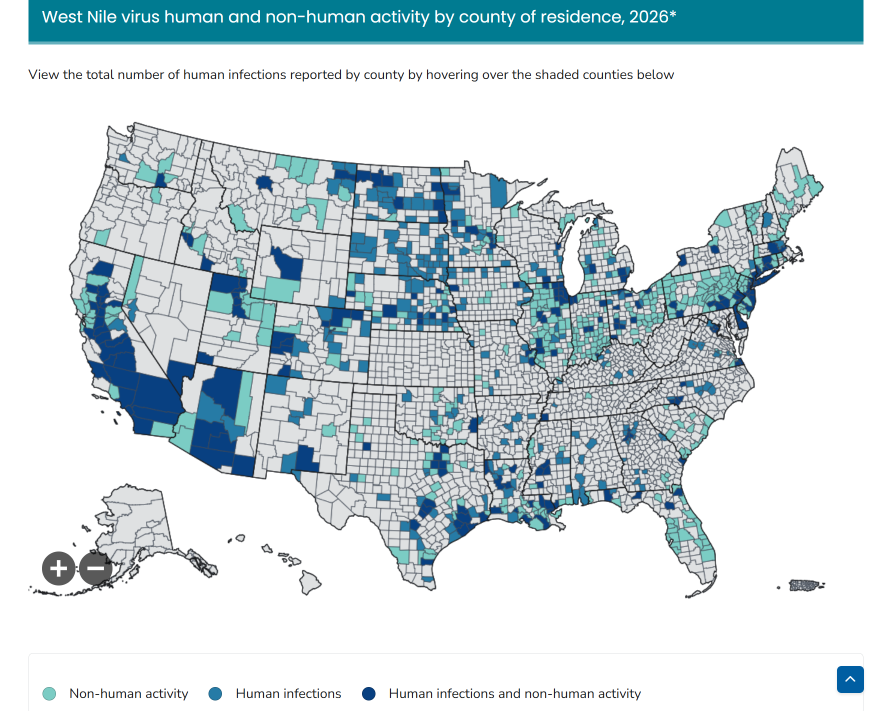
#> input picture scripts/assets/cdc_west_nile_2026_counties.png, 1784 x 1422 px (shown at 1/2 size)
$ python build_us_test_dots.py
#> lines starting #> are read from the running program, lines starting #| are printed output that depends on the picture; after the words box and inside, x2 and y2 are one past the last pixel; in counts of white or black regions, pixels touching at a corner belong together
"""Simulated West Nile detections for the "USA test" map.

    python scripts/build_us_test_dots.py [--preview out.png]        (needs numpy, scipy, pillow)

Where the dots go
  1. The CDC's county map of West Nile virus activity (scripts/assets/cdc_west_nile_2026_counties.png) is the
     main guide. Its colours are classified per pixel (no activity / non-human activity / human infections /
     both), and the image is placed on the real map by fitting an Albers projection to the lower-48 outline
     (standard parallels 29.5 and 45.5, central meridian -96; overlap with the image's map pixels 0.97).
  2. Inside that footprint, local conditions decide how likely a spot is, from the same geography grid the other
     simulated dots use (scripts/assets/us_density_cells.csv):
        heat        warm-month temperature: West Nile transmission needs warmth
        water       distance to rivers and lakes: Culex breed in standing water
        population  nearness to cities: most human infections are in or near people
  3. Dots are clumped around hotspots (a few big, many small), like real outbreaks, plus a thin scatter.
All rows are SIMULATED. The output is frontend/public/geo/us-test-dots.json. Same seed, same dots.
"""
import argparse
import csv
import json
import math
from pathlib import Path

import numpy as np
from PIL import Image, ImageDraw
from scipy import ndimage
from scipy.spatial import cKDTree

ROOT = Path(__file__).resolve().parent.parent
ASSETS = ROOT / "scripts" / "assets"
IMAGE = ASSETS / "cdc_west_nile_2026_counties.png"
CELLS = ASSETS / "us_density_cells.csv"
OUT = ROOT / "frontend" / "public" / "geo" / "us-test-dots.json"

N_DOTS = 800  # the USA test map is capped at 800 dots
N_HOTSPOTS = 140
SCATTER_SHARE = 0.12
SEED = 20261011
MAX_AGE_DAYS = 7

# ---- placing the image on the map -------------------------------------------------------------------------
# Albers equal-area conic, as drawn by the CDC's map. SCALE/TX/TY were fitted by overlaying the lower-48 outline
# on the image's map pixels (IoU 0.9725).
P1, P2, LON0, LAT0 = (math.radians(v) for v in (29.5, 45.5, -96.0, 37.5))
_N = (math.sin(P1) + math.sin(P2)) / 2
_C = math.cos(P1) ** 2 + 2 * _N * math.sin(P1)
_RHO0 = math.sqrt(_C - 2 * _N * math.sin(LAT0)) / _N
SCALE, TX, TY = 2093.623, 908.79, 756.16


def to_pixel(lng, lat):
    lng = np.radians(np.asarray(lng, float))
    lat = np.radians(np.asarray(lat, float))
    rho = np.sqrt(_C - 2 * _N * np.sin(lat)) / _N
    th = _N * (lng - LON0)
    return (rho * np.sin(th)) * SCALE + TX, -(_RHO0 - rho * np.cos(th)) * SCALE + TY


# ---- reading the CDC map ----------------------------------------------------------------------------------
PALETTE = {0: (222, 226, 226), 1: (123, 204, 196), 2: (38, 123, 166), 3: (8, 64, 129)}
# 0 no reported activity, 1 non-human activity only, 2 human infections, 3 human infections and non-human activity
CATEGORY_WEIGHT = {0: 0.012, 1: 0.25, 2: 0.8, 3: 1.0}
HUMAN_SHARE = {0: 0.30, 1: 0.02, 2: 0.90, 3: 0.55}
TEMPER = 0.65

img = np.array(Image.open(IMAGE).convert("RGB")).astype(int)
H, W = img.shape[:2]
#> H = 1422; W = 1784
yy, xx = np.mgrid[0:H, 0:W]
background = img.min(axis=2) >= 240
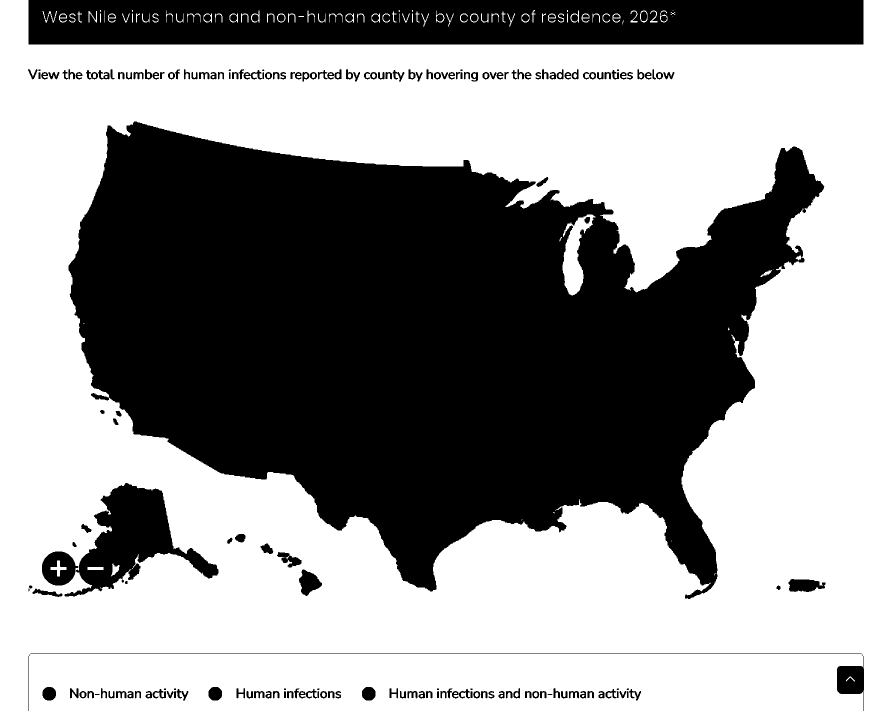
#> background: shape (1422, 1784) bool (shown at 1/2 size); 58.3% white; 189 black regions (16 under 20 px), largest, box (x1, y1, x2, y2) and area: (137, 243, 1649, 1198) 856514, (57, 0, 1727, 89) 142310, (129, 966, 437, 1193) 26846
d2 = np.stack([((img - np.array(c)) ** 2).sum(axis=2) for c in PALETTE.values()], axis=2)
cat = np.where(d2.min(axis=2) < 28**2, d2.argmin(axis=2), -1)
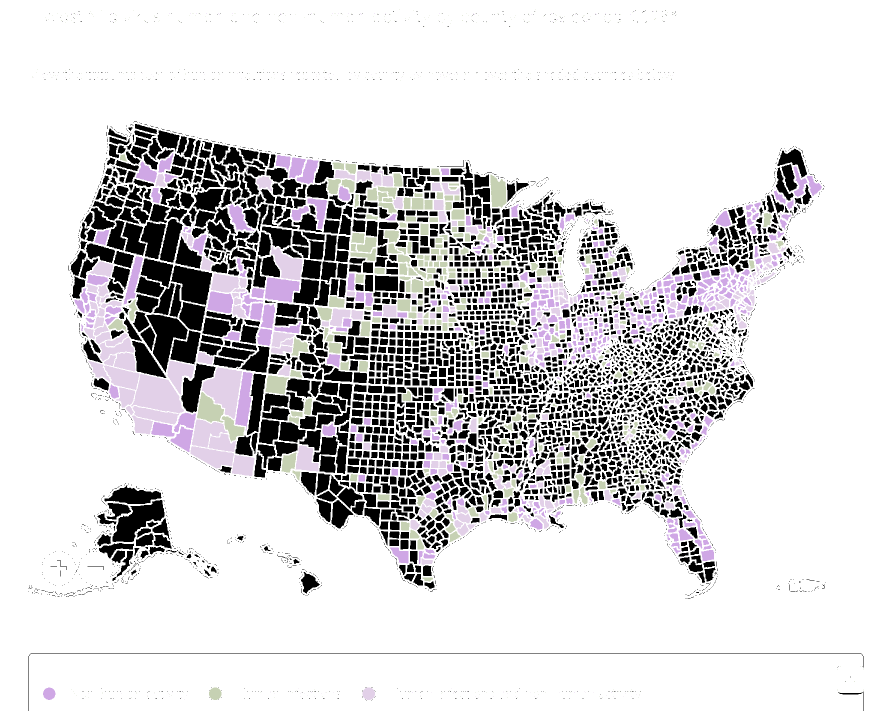
#> cat: shape (1422, 1784) int64 (shown at 1/2 size); 5 distinct labels, from -1 to 3; one colour per label, 0 black, -1 white
cat[background] = -2
# title, legend and the Alaska / Hawaii / Puerto Rico insets are not part of the lower 48
cat[(yy <= 235) | (yy >= 1250)] = -2
cat[(xx < 470) & (yy > 940)] = -2
cat[(xx >= 470) & (xx < 700) & (yy > 1030)] = -2
cat[(xx > 1540) & (yy > 1130)] = -2
# county borders and anti-aliased edges take the category of the nearest classified pixel
known = cat >= 0
#> known: shape (1422, 1784) bool; 21% white; 4392 white regions (1523 under 20 px), largest, box (x1, y1, x2, y2) and area: (262, 748, 368, 827) 5237, (404, 734, 484, 838) 4776, (293, 629, 376, 745) 4426
nearest = ndimage.distance_transform_edt(~known, return_distances=False, return_indices=True)
filled = np.where(cat == -2, -2, cat[nearest[0], nearest[1]])

# ---- local conditions: heat, water, population ------------------------------------------------------------
cells = list(csv.DictReader(open(CELLS)))
#> (reads scripts/assets/us_density_cells.csv from the repository)
STEP = 0.5
lat0c, lng0c = 25.0, -125.0
rows_n, cols_n = int((50 - lat0c) / STEP) + 1, int((-66 - lng0c) / STEP) + 1
grid = {k: np.full((rows_n, cols_n), np.nan) for k in ("temp_warm_c", "water_km", "urban", "in_lake")}
for c in cells:
    r = int(round((float(c["lat"]) - 0.25 - lat0c) / STEP))
    q = int(round((float(c["lng"]) - 0.25 - lng0c) / STEP))
    if 0 <= r < rows_n and 0 <= q < cols_n:
        for k in grid:
            grid[k][r, q] = float(c[k])
# cells missing from the table (coast, border) borrow their nearest neighbour
for k, g in grid.items():
    miss = np.isnan(g)
    idx = ndimage.distance_transform_edt(miss, return_distances=False, return_indices=True)
    grid[k] = g[idx[0], idx[1]]


def conditions(lat, lng):
    r = np.clip(np.floor((lat - lat0c) / STEP).astype(int), 0, rows_n - 1)
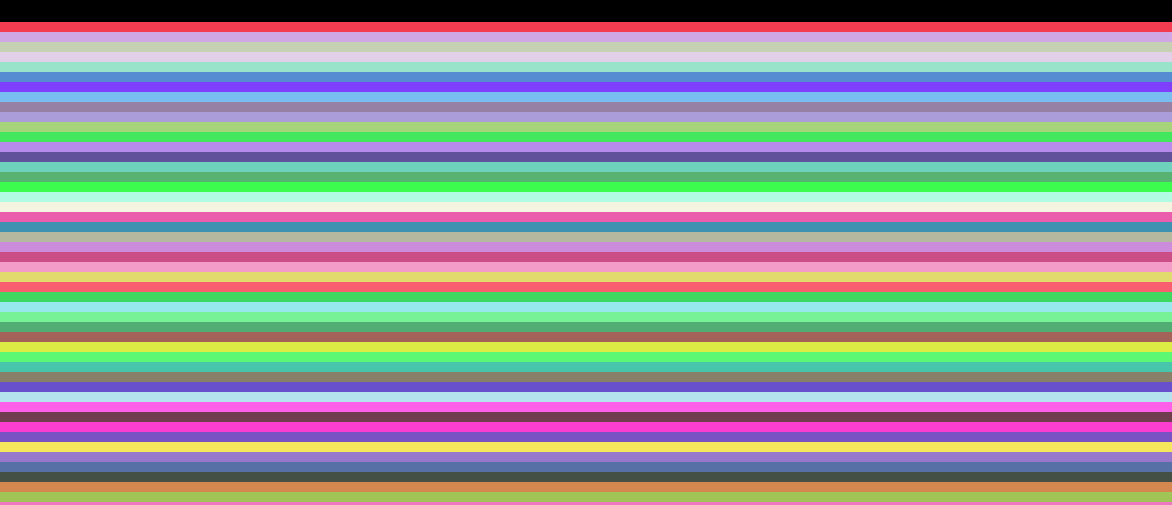
#> r: shape (505, 1172) int64; 50 distinct labels, from 0 to 49; one colour per label, 0 black
    q = np.clip(np.floor((lng - lng0c) / STEP).astype(int), 0, cols_n - 1)
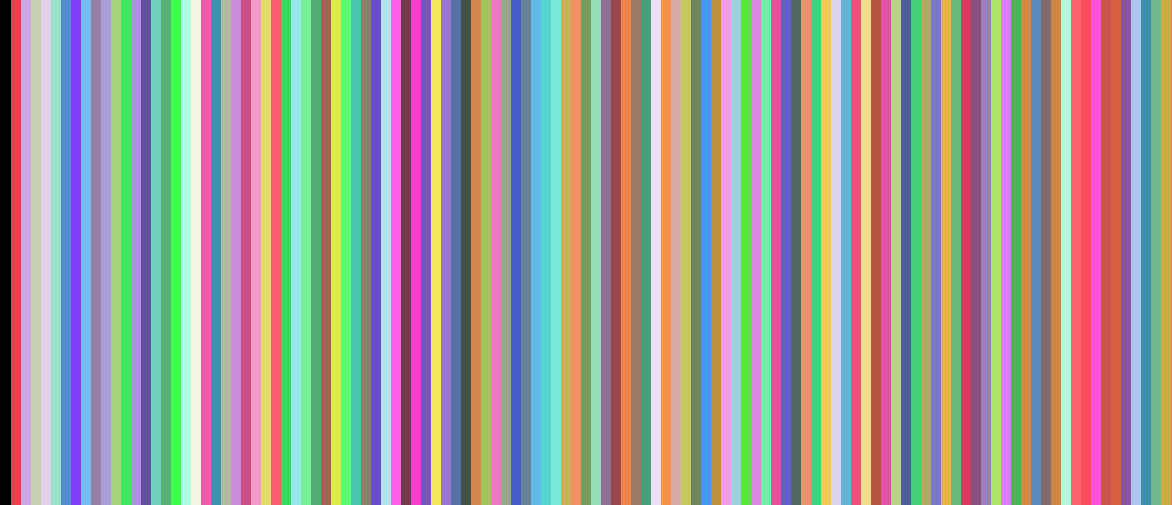
#> q: shape (505, 1172) int64; 118 distinct labels, from 0 to 117; one colour per label, 0 black
    heat = np.clip((grid["temp_warm_c"][r, q] - 15.0) / 9.0, 0.15, 1.0)
    water = 0.30 + 0.70 * np.exp(-grid["water_km"][r, q] / 60.0)
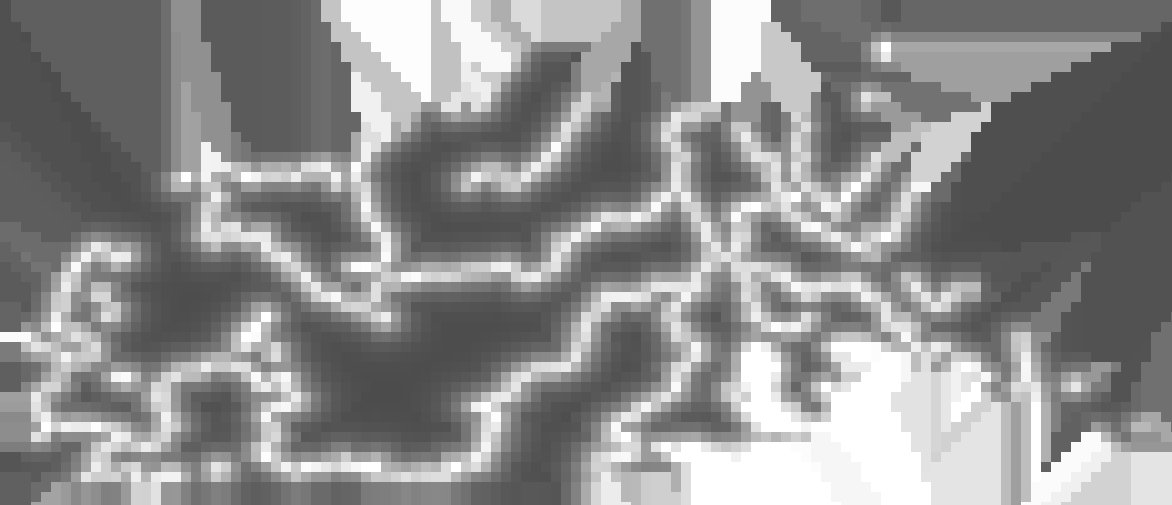
#> water: shape (505, 1172) float64; min 0.301, max 1, mean 0.553
    pop = 0.35 + 0.65 * np.minimum(1.0, np.sqrt(np.maximum(grid["urban"][r, q], 0) / 0.08))
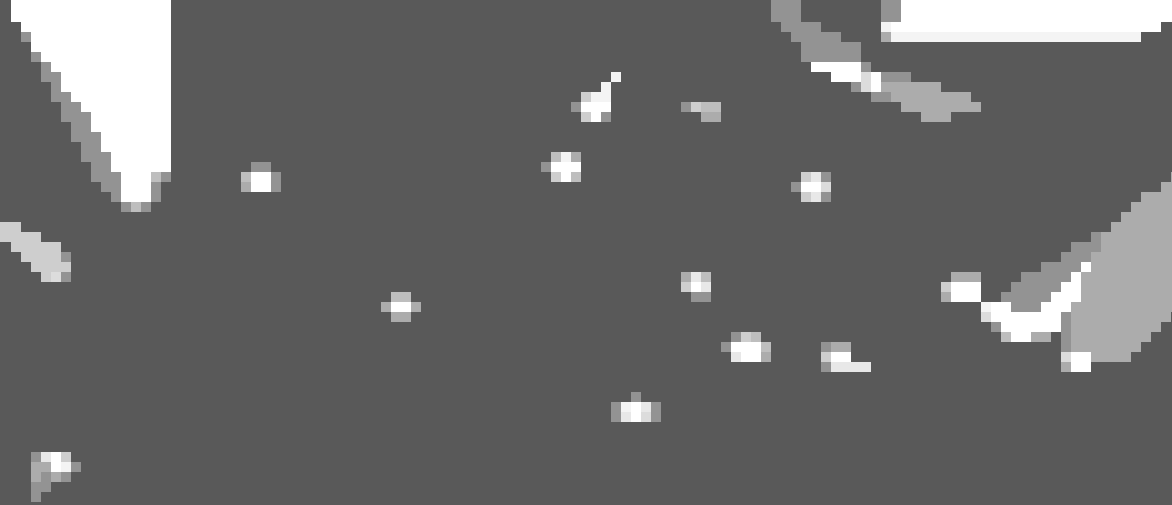
#> pop: shape (505, 1172) float64; min 0.35, max 1, mean 0.413
    lake = grid["in_lake"][r, q] > 0.5
#> lake: shape (505, 1172) bool; 3.8% white; 14 white regions, largest, box (x1, y1, x2, y2) and area: (811, 342, 931, 505) 9550, (661, 442, 841, 505) 7650, (741, 342, 801, 432) 2700
    return heat * water * pop * np.where(lake, 0.0, 1.0)


def category_at(lat, lng):
    px, py = to_pixel(lng, lat)
    ix, iy = np.rint(px).astype(int), np.rint(py).astype(int)
    ok = (ix >= 0) & (ix < W) & (iy >= 0) & (iy < H)
    out = np.full(np.shape(lat), -2)
    out[ok] = filled[iy[ok], ix[ok]]
    return out


def weight_at(lat, lng):
    c = category_at(lat, lng)
    base = np.array([0.0] + [CATEGORY_WEIGHT[i] for i in range(4)])[np.clip(c + 1, 0, 4)]
    base = np.where(c == -2, 0.0, np.where(c == -1, 0.0, base))
    # raised to a power below 1 so the biggest areas don't swallow everything: activity spreads across more counties
    return (base * conditions(np.asarray(lat), np.asarray(lng))) ** TEMPER
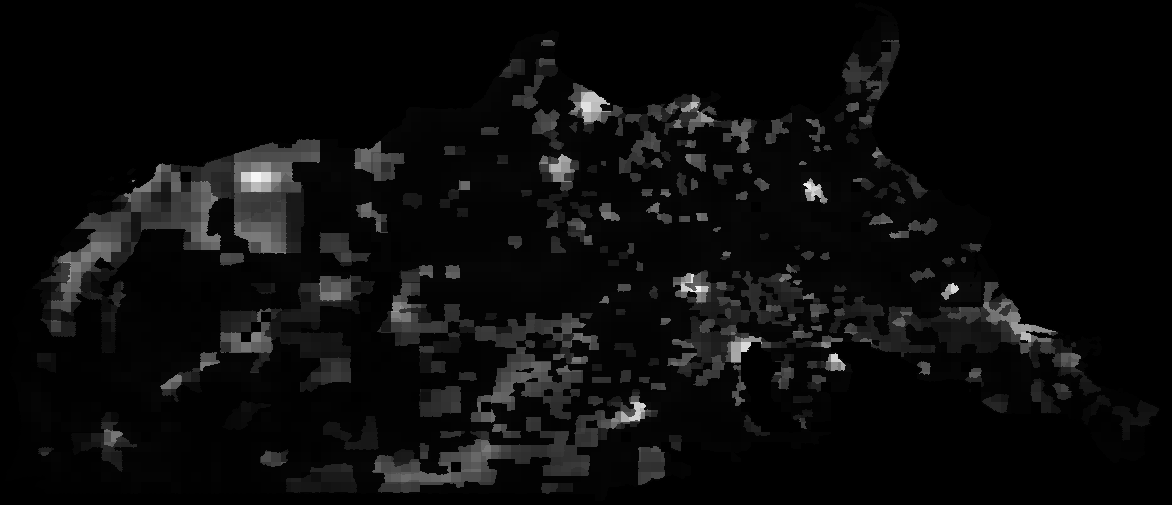
#> returned value: shape (505, 1172) float64; min 0, max 0.967, mean 0.0456


# ---- the grid of candidate spots --------------------------------------------------------------------------
rng = np.random.default_rng(SEED)
CELL = 0.05
lats = np.arange(24.4, 49.6, CELL)
lngs = np.arange(-125.0, -66.4, CELL)
LNG, LAT = np.meshgrid(lngs, lats)
WEIGHT = weight_at(LAT, LNG)
flat_w = WEIGHT.ravel()
prob = flat_w / flat_w.sum()
print(f"candidate spots with weight: {int((flat_w > 0).sum()):,} of {flat_w.size:,}")
#| candidate spots with weight: 329,932 of 591,860

# ---- hotspots, then dots clumped around them --------------------------------------------------------------
hs_cell = rng.choice(flat_w.size, size=N_HOTSPOTS, p=prob)
#> hs_cell = 140 values, max 563868 at index 129, min 69687 at index 49, mean 338074
hs_lat = LAT.ravel()[hs_cell] + rng.uniform(-CELL / 2, CELL / 2, N_HOTSPOTS)
#> hs_lat = 140 values, max 48.45 at index 129, min 27.36 at index 49, mean 38.8
hs_lng = LNG.ravel()[hs_cell] + rng.uniform(-CELL / 2, CELL / 2, N_HOTSPOTS)
#> hs_lng = 140 values, max -71.6 at index 46, min -123.6 at index 121, mean -99.77
hs_size = np.clip(rng.pareto(1.25, N_HOTSPOTS) + 1, 1, 80)  # a few big outbreaks, many small ones
hs_sigma = 0.05 + 0.05 * np.log1p(hs_size)  # degrees: bigger hotspots spread wider
hs_w = flat_w[hs_cell]
#> hs_w = 140 values, max 0.88 at index 78, min 0.00824 at index 98, mean 0.277

n_clump = int(N_DOTS * (1 - SCATTER_SHARE))
owner = rng.choice(N_HOTSPOTS, size=n_clump, p=hs_size / hs_size.sum())
d_lat = np.empty(n_clump)
d_lng = np.empty(n_clump)
todo = np.arange(n_clump)
for _ in range(14):
    s = hs_sigma[owner[todo]]
    la = hs_lat[owner[todo]] + rng.normal(0, 1, todo.size) * s
    ln = hs_lng[owner[todo]] + rng.normal(0, 1, todo.size) * s / np.cos(np.radians(la))
    w_c = weight_at(la, ln)
    accept = rng.random(todo.size) < np.minimum(1.0, (w_c / (hs_w[owner[todo]] + 1e-12)) ** 0.8)
    accept &= w_c > 0
    d_lat[todo[accept]] = la[accept]
    d_lng[todo[accept]] = ln[accept]
    todo = todo[~accept]
    if not todo.size:
        break
#> this loop made 8 passes
#> (s, la, ln) on passes 5 to 6: ([0.172, 0.088, 0.163, 0.155, 0.187], [44.72, 42.44, 43.46, 35.85, 34.47], [-100.4, -114.9, -85.95, -113.2, -107.1]), ([0.172, 0.187], [44.71, 34.89], [-100.1, -106.8])
#> todo on pass 3: [154, 186, 219, 253, 389, 458, 463, 491, 581, 636, 644]
#> after the loop, d_lat = 704 values, max 48.53 at index 654, min 27.56 at index 681, mean 38.33; d_lng = 704 values, max -71.52 at index 379, min -123.9 at index 377, mean -100.4; todo = empty array
if todo.size:  # stragglers sit right at their hotspot
    d_lat[todo] = hs_lat[owner[todo]] + rng.normal(0, 0.01, todo.size)
    d_lng[todo] = hs_lng[owner[todo]] + rng.normal(0, 0.01, todo.size)

n_scatter = N_DOTS - n_clump
sc = rng.choice(flat_w.size, size=n_scatter, p=prob)
#> sc = 96 values, max 567692 at index 41, min 67691 at index 45, mean 367259.3
s_lat = LAT.ravel()[sc] + rng.uniform(-CELL / 2, CELL / 2, n_scatter)
#> s_lat = 96 values, max 48.59 at index 41, min 27.23 at index 45, mean 40.04
s_lng = LNG.ravel()[sc] + rng.uniform(-CELL / 2, CELL / 2, n_scatter)
#> s_lng = 96 values, max -69.62 at index 78, min -121.8 at index 83, mean -96.51
# scatter dots belong to the nearest hotspot (as its outskirts)
_, s_owner = cKDTree(np.column_stack([hs_lat, hs_lng * np.cos(np.radians(38))])).query(
    np.column_stack([s_lat, s_lng * np.cos(np.radians(38))]))
#> s_owner = 96 values, max 136 at index 65, min 3 at index 23, mean 65.03

lat = np.concatenate([d_lat, s_lat])
#> lat = 800 values, max 48.59 at index 745, min 27.23 at index 749, mean 38.53
lng = np.concatenate([d_lng, s_lng])
#> lng = 800 values, max -69.62 at index 782, min -123.9 at index 377, mean -99.92
owner = np.concatenate([owner, s_owner])
#> owner = 800 values, max 139 at index 29, min 0 at index 95, mean 76.61

# ---- per-dot details ---------------------------------------------------------------------------------------
CITIES = [  # (name, lat, lng): the "near X" shown on a dot's card
    ("New York", 40.71, -74.01), ("Boston", 42.36, -71.06), ("Philadelphia", 39.95, -75.17), ("Washington", 38.91, -77.04),
    ("Pittsburgh", 40.44, -80.0), ("Buffalo", 42.89, -78.88), ("Richmond", 37.54, -77.44), ("Raleigh", 35.78, -78.64),
    ("Charlotte", 35.23, -80.84), ("Atlanta", 33.75, -84.39), ("Jacksonville", 30.33, -81.66), ("Miami", 25.76, -80.19),
    ("Tampa", 27.95, -82.46), ("Orlando", 28.54, -81.38), ("Birmingham", 33.52, -86.8), ("Nashville", 36.16, -86.78),
    ("Memphis", 35.15, -90.05), ("New Orleans", 29.95, -90.07), ("Jackson", 32.3, -90.18), ("Little Rock", 34.75, -92.29),
    ("Houston", 29.76, -95.37), ("San Antonio", 29.42, -98.49), ("Dallas", 32.78, -96.8), ("Austin", 30.27, -97.74),
    ("Oklahoma City", 35.47, -97.52), ("Wichita", 37.69, -97.34), ("Kansas City", 39.1, -94.58), ("St. Louis", 38.63, -90.2),
    ("Louisville", 38.25, -85.76), ("Indianapolis", 39.77, -86.16), ("Columbus", 39.96, -83.0), ("Detroit", 42.33, -83.05),
    ("Chicago", 41.88, -87.63), ("Milwaukee", 43.04, -87.91), ("Minneapolis", 44.98, -93.27), ("Des Moines", 41.59, -93.62),
    ("Omaha", 41.26, -95.93), ("Sioux Falls", 43.54, -96.73), ("Fargo", 46.88, -96.79), ("Bismarck", 46.81, -100.78),
    ("Rapid City", 44.08, -103.23), ("Billings", 45.78, -108.5), ("Denver", 39.74, -104.99), ("Albuquerque", 35.08, -106.65),
    ("El Paso", 31.76, -106.49), ("Phoenix", 33.45, -112.07), ("Tucson", 32.22, -110.97), ("Las Vegas", 36.17, -115.14),
    ("Salt Lake City", 40.76, -111.89), ("Boise", 43.62, -116.2), ("Spokane", 47.66, -117.43), ("Seattle", 47.61, -122.33),
    ("Portland", 45.52, -122.68), ("Sacramento", 38.58, -121.49), ("San Francisco", 37.77, -122.42), ("Fresno", 36.74, -119.79),
    ("Los Angeles", 34.05, -118.24), ("San Diego", 32.72, -117.16), ("Bakersfield", 35.37, -119.02), ("Cheyenne", 41.14, -104.82),
]
c_tree = cKDTree(np.array([[c[1], c[2] * math.cos(math.radians(c[1]))] for c in CITIES]))
hs_place = c_tree.query(np.column_stack([hs_lat, hs_lng * np.cos(np.radians(hs_lat))]))[1]
#> hs_place = 140 values, max 59 at index 33, min 0 at index 38, mean 34.95

cat_here = category_at(lat, lng)
#> cat_here = 800 values, max 3 at index 5, min 0 at index 4, mean 1.7
human = rng.random(lat.size) < np.array([HUMAN_SHARE.get(int(c), 0.3) for c in cat_here])
species = np.where(lng < -104, 2, np.where(lat < 35.5, 1, 0))  # tarsalis in the west, quinquefasciatus in the south
#> species = 800 values, max 2 at index 0, min 0 at index 3, mean 1
SPECIES = ["Culex pipiens", "Culex quinquefasciatus", "Culex tarsalis"]
age_tenths = np.rint(MAX_AGE_DAYS * 10 * rng.beta(1.0, 1.6, lat.size)).astype(int)  # recent days have more
#> age_tenths = 800 values, max 67 at index 202, min 0 at index 51, mean 27.17
confidence = np.clip(rng.beta(6, 2.2, lat.size), 0.5, 0.98)
#> confidence = 800 values, max 0.98 at index 188, min 0.5 at index 9, mean 0.74
trap = rng.random(lat.size) < 0.25
flags = human.astype(int) | (trap.astype(int) << 1)
#> flags = 800 values, max 3 at index 14, min 0 at index 0, mean 0.973

dots = [
    [int(round(la * 1000)), int(round(ln * 1000)), int(a), int(o), int(sp), int(round(cf * 100)), int(fl)]
    for la, ln, a, o, sp, cf, fl in zip(lat, lng, age_tenths, owner, species, confidence, flags)
]
#> dots = 800 items
payload = {
    "note": "Simulated West Nile detections for the USA test map. Generated by scripts/build_us_test_dots.py.",
    "fields": ["lat_e3", "lng_e3", "age_days_x10", "hotspot", "species", "confidence_pct", "flags(bit0 human, bit1 trap)"],
    "species": SPECIES,
    "hotspots": [CITIES[int(i)][0] for i in hs_place],
    "dots": dots,
}
OUT.parent.mkdir(parents=True, exist_ok=True)
OUT.write_text(json.dumps(payload, separators=(",", ":")))
#> (the run stopped early here; a loop or call above may not have finished)
